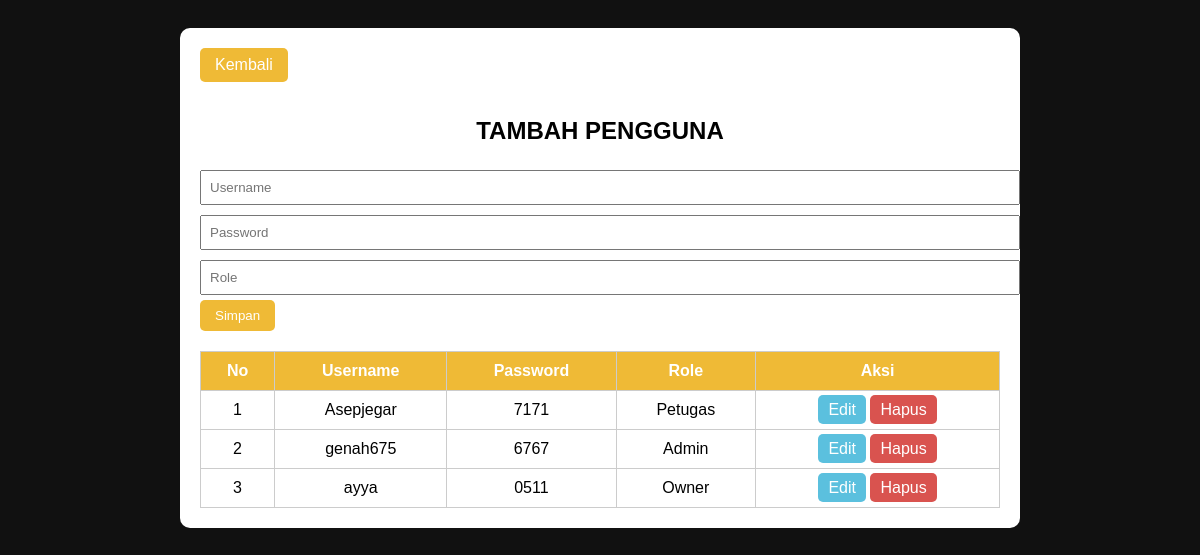
Screenshot of /views/admin/crud_user.php (signed in) with the database file from the repository.
### tables this page shows
CREATE TABLE `db_user` (
  `id` int(55) NOT NULL,
  `username` varchar(50) NOT NULL,
  `password` varchar(55) NOT NULL,
  `role` enum('Owner','Admin','Petugas') NOT NULL
);

### Controller/crud_user_c.php (called while the page is built, shortened)
<?php
include_once __DIR__ . "/../Models/mcuser.php";
$user = new user();
$dataEdit = null;
$query = $user->tampiluser();

### Models/m_koneksi.php (called while the page is built, shortened)
<?php
class m_koneksi {
    private $host = "localhost",
            $username = "root",
            $pass = "",
            $db = "ukkpaket2_windamarlianiani";
    function __construct() {
        $this->koneksi = mysqli_connect($this->host, $this->username, $this->pass, $this->db);
    }
}
?>

### Models/mcuser.php (called while the page is built, shortened)
<?php
include_once __DIR__ . "/m_koneksi.php";
class user
{
    private $koneksi;
    public function __construct()
    {
        $db = new m_koneksi();
        $this->koneksi = $db->koneksi;
    }
    public function tampiluser()
    {
        return mysqli_query($this->koneksi, "SELECT * FROM db_user");
    }
}

### views/admin/crud_user.php (the view, shortened to what this page needs)
<?php
include'../../controller/crud_user_c.php';
?>
<!DOCTYPE html>
<html>
<head>
</head>
<body>
<div class="container">
<a href="dashboardmin.php" class="kembali">Kembali</a>
    <h2>TAMBAH PENGGUNA</h2>
<form method="post" action="../../controller/crud_user_c.php">
    <input type="text" name="username" placeholder="Username"
           value="<?= $dataEdit ? $dataEdit['username'] : ''; ?>" required>
    <input type="password" name="password" placeholder="Password"
           value="<?= $dataEdit ? $dataEdit['password'] : ''; ?>" required>
    <input type="text" name="role" placeholder="Role"
           value="<?= $dataEdit ? $dataEdit['role'] : ''; ?>" required>
    <?php if ($dataEdit): ?>
        <button type="submit" name="update">Update</button>
    <?php else: ?>
        <button type="submit" name="tambah">Simpan</button>
    <?php endif; ?>
</form>
    <table>
    <tr>
        <th>No</th>
        <th>Username</th>
        <th>Password</th>
        <th>Role</th>
        <th>Aksi</th>
    </tr>
    <?php
    $no = 1;
    while ($data = mysqli_fetch_array($query)):
    ?>
        <tr>
            <td><?= $no++; ?></td>
            <td><?= $data['username']; ?></td>
            <td><?= $data['password']; ?></td>
            <td><?= $data['role']; ?></td>
            <td>
                <a href="?edit=<?= $data['id']; ?>" class="edit">Edit</a>
                <a href="../../controller/crud_user_c.php?hapus=<?= $data['id']; ?>" class="hapus"
   onclick="return confirm('Yakin hapus data?')">Hapus</a>
            </td>
        </tr>
    <?php endwhile;?>
</table>
</div>
</body>
</html>

### views/admin/crud_user.php (style rules this page uses)
body { font-family: Arial; background-color: #111111; padding: 20px; }
h2 { text-align: center; }
.container { max-width: 800px; margin: auto; background: white; padding: 20px; border-radius: 10px; }
input { width: 100%; padding: 8px; margin: 5px 0; }
button { padding: 8px 15px; background: #EFBA36; color: white; border: none; border-radius: 5px; }
table { width: 100%; border-collapse: collapse; margin-top: 20px; }
th, td { padding: 10px; border: 1px solid #ccc; text-align: center; }
th { background: #EFBA36; color: white; }
.hapus { background: #d9534f; padding: 6px 10px; color: white; border-radius: 5px; text-decoration: none; }
.edit { background: #5bc0de; padding: 6px 10px; color: white; border-radius: 5px; text-decoration: none; }
.kembali { display: inline-block; margin-bottom: 15px; padding: 8px 15px; background: #EFBA36; color: white; border-radius: 5px; text-decoration: none; }

### rows the page displays
db_user: username "Asepjegar", password "7171", role "Petugas"
db_user: username "genah675", password "6767", role "Admin"
db_user: username "ayya", password "0511", role "Owner"
